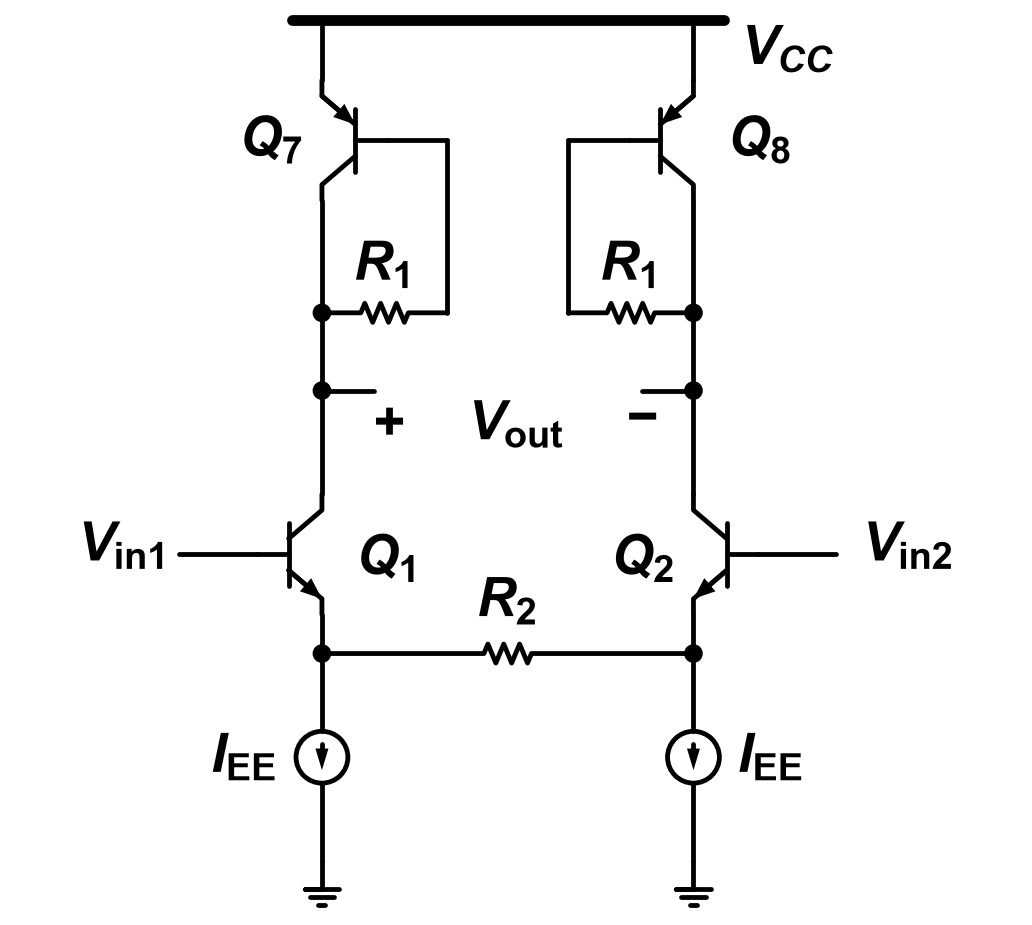

Reproduce this figure in Python.
"""2017-1 중간 (C030) Q3 2) — 기준: Q3.md '회로 — Fig Q3-2'."""
import schemdraw.elements as elm
from schem_style import GATE_LEAD, Resistor, dot, new_drawing, rail

GAP = 0.2           # 소자 라벨과 기호 사이 간격
VCC = r"$V_{CC}$"   # 원본은 V_DD처럼 첨자까지 이탤릭
RAIL_Y = 10.0       # 레일 높이
LOOP = 1.45         # 세로줄에서 베이스–컬렉터 고리 바깥 세로선까지 가로 거리


def bjt(d, cls, at, anchor, mirror=False):
    """베이스 왼쪽(mirror면 오른쪽). npn은 컬렉터 위, pnp는 이미터 위."""
    e = cls().right()
    if mirror:
        e = e.reverse()
    return d.add(e.anchor(anchor).at(at))


def wire_end(d, at, label, right=False):
    """단자 기호 없는 선 끝 (원본의 V_in1·V_in2). 선 끝 바깥에 라벨."""
    line = elm.Line().at(at).length(GATE_LEAD + 0.35)
    end = d.add(line.right() if right else line.left()).end
    d.add(elm.Label().right().at((end[0] + (0.2 if right else -0.2), end[1]))
          .label(label, halign="left" if right else "right"))


def tag(d, xy, text, halign, valign="center"):
    d.add(elm.Label().right().at(xy).label(text, halign=halign, valign=valign))


def half(d, x, sign):
    """한쪽 세로줄 위→아래: pnp, 첫 접속점(고리 R_1), 둘째 접속점, npn, 이미터 접속점, I_EE, 접지.

    sign = +1 왼쪽(Q7·Q1), −1 오른쪽(Q8·Q2). Q7은 좌우 반전, Q1은 보통; 오른쪽은 그 반대.
    """
    left = sign > 0
    qp = bjt(d, elm.BjtPnp, (x, RAIL_Y - 0.7), "emitter", mirror=left)
    d.add(elm.Line().up().at(qp.emitter).toy(RAIL_Y))
    d.add(elm.Line().down().at(qp.collector).length(1.3)); first = dot(d)
    # 베이스 → 가로선 → 아래로 꺾여 첫 접속점 높이 → 가로 R_1 → 첫 접속점 (사각 고리)
    xo = x + sign * LOOP
    d.add(elm.Line().at(qp.base).tox(xo))
    d.add(elm.Line().toy(first.center.y))
    d.add(Resistor().at(first.center).tox(xo).label(r"$R_\mathrm{1}$", "top", ofst=0.15))
    d.add(elm.Line().down().at(first.center).length(0.9)); second = dot(d)
    d.add(elm.Line().down().at(second.center).length(1.2))
    qn = bjt(d, elm.BjtNpn, d.here, "collector", mirror=not left)
    d.add(elm.Line().down().at(qn.emitter).length(0.45)); ne = dot(d)
    iee = d.add(elm.SourceI().down().at(ne.center).length(2.4).scale(0.6)
                .label(r"$I_\mathrm{EE}$", "top" if left else "bottom", ofst=0.35))
    d.add(elm.Ground().at(iee.end).scale(0.8))
    return qp, second, qn, ne


def draw():
    d = new_drawing()
    xl, xr = 0, 4.3
    xm = (xl + xr) / 2
    rail(d, (xl - 0.35, RAIL_Y), (xr + 0.35, RAIL_Y))
    d.add(elm.Label().right().at((xr + 0.45, RAIL_Y - 0.15)).label(VCC, halign="left", valign="top"))
    q7, out1, q1, n3 = half(d, xl, +1)
    q8, out2, q2, n4 = half(d, xr, -1)
    tag(d, (xl - 0.3, q7.center.y - 0.1), r"$Q_\mathrm{7}$", "right")
    tag(d, (xr + 0.3, q8.center.y - 0.1), r"$Q_\mathrm{8}$", "left")
    tag(d, (xl + 0.3, q1.center.y - 0.15), r"$Q_\mathrm{1}$", "left")
    tag(d, (xr - 0.3, q2.center.y - 0.15), r"$Q_\mathrm{2}$", "right")
    # 둘째 접속점의 마주 보는 짧은 출력선, 그 아래 + V_out −
    e1 = d.add(elm.Line().right().at(out1.center).length(0.6)).end
    e2 = d.add(elm.Line().left().at(out2.center).length(0.6)).end
    yl = out1.center.y - 0.2
    tag(d, (e1[0] - 0.1, yl), r"$+$", "left", "top")
    tag(d, (e2[0] + 0.1, yl), r"$-$", "right", "top")
    tag(d, (xm, yl), r"$V_\mathrm{out}$", "center", "top")
    wire_end(d, q1.base, r"$V_\mathrm{in1}$")
    wire_end(d, q2.base, r"$V_\mathrm{in2}$", right=True)
    d.add(Resistor().right().at(n3.center).to(n4.center).label(r"$R_\mathrm{2}$", "top", ofst=GAP))
    return d
